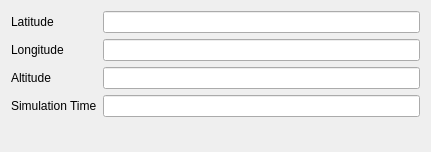
<?xml version="1.0" encoding="UTF-8"?>
<ui version="4.0">
 <class>WaypointWidget</class>
 <widget class="QWidget" name="WaypointWidget">
  <property name="geometry">
   <rect>
    <x>0</x>
    <y>0</y>
    <width>431</width>
    <height>152</height>
   </rect>
  </property>
  <property name="windowTitle">
   <string>Form</string>
  </property>
  <layout class="QFormLayout" name="formLayout">
   <item row="0" column="0">
    <widget class="QLabel" name="label_9">
     <property name="text">
      <string>Latitude</string>
     </property>
    </widget>
   </item>
   <item row="0" column="1">
    <widget class="QLineEdit" name="latitudeLineEdit">
     <property name="minimumSize">
      <size>
       <width>300</width>
       <height>0</height>
      </size>
     </property>
     <property name="readOnly">
      <bool>true</bool>
     </property>
    </widget>
   </item>
   <item row="1" column="0">
    <widget class="QLabel" name="label_10">
     <property name="text">
      <string>Longitude</string>
     </property>
    </widget>
   </item>
   <item row="1" column="1">
    <widget class="QLineEdit" name="longitudeLineEdit">
     <property name="minimumSize">
      <size>
       <width>300</width>
       <height>0</height>
      </size>
     </property>
     <property name="readOnly">
      <bool>true</bool>
     </property>
    </widget>
   </item>
   <item row="2" column="0">
    <widget class="QLabel" name="label_11">
     <property name="text">
      <string>Altitude</string>
     </property>
    </widget>
   </item>
   <item row="2" column="1">
    <widget class="QLineEdit" name="altitudeLineEdit">
     <property name="minimumSize">
      <size>
       <width>300</width>
       <height>0</height>
      </size>
     </property>
     <property name="readOnly">
      <bool>true</bool>
     </property>
    </widget>
   </item>
   <item row="3" column="0">
    <widget class="QLabel" name="label">
     <property name="text">
      <string>Simulation Time</string>
     </property>
    </widget>
   </item>
   <item row="3" column="1">
    <widget class="QLineEdit" name="localSimulationTimeLineEdit">
     <property name="readOnly">
      <bool>true</bool>
     </property>
    </widget>
   </item>
  </layout>
 </widget>
 <resources/>
 <connections/>
</ui>
